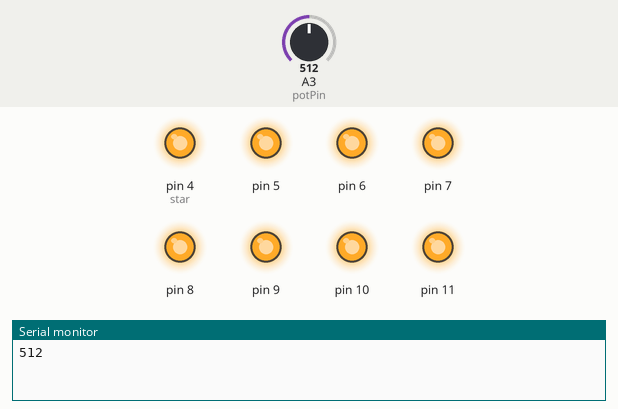
This sketch was run on a simulated Arduino Uno, built with avr-gcc and run on an emulated ATmega328P. Shown: output pins drawn as LEDs (lit = HIGH), the last lines printed to the serial monitor. Dashed ring = blinking. The test bench sets the inputs (shaded band); at power-on: A3 (potPin) = 512.

Above: at 0.1 s.
1.3 s: A3 (potPin) set to 323
At 2.04 s:
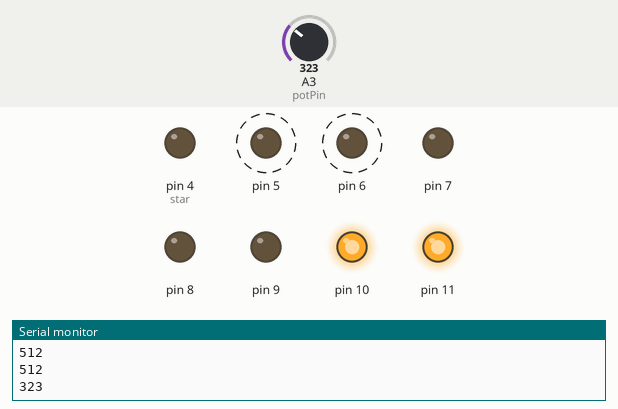
4.3 s: A3 (potPin) set to 301
7.3 s: A3 (potPin) set to 423
At 8.0 s:
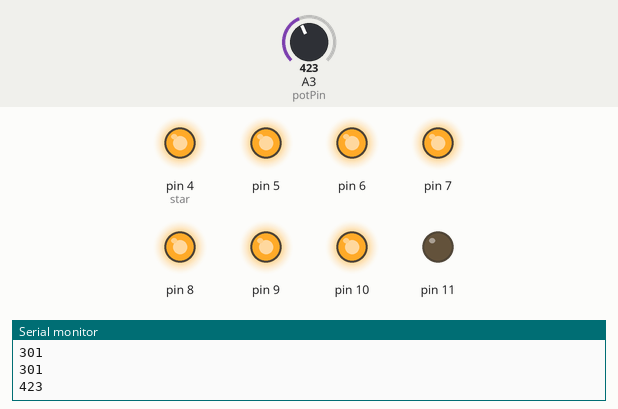
9.6 s: A3 (potPin) set to 453
12.6 s: A3 (potPin) set to 306
At 14.42 s:
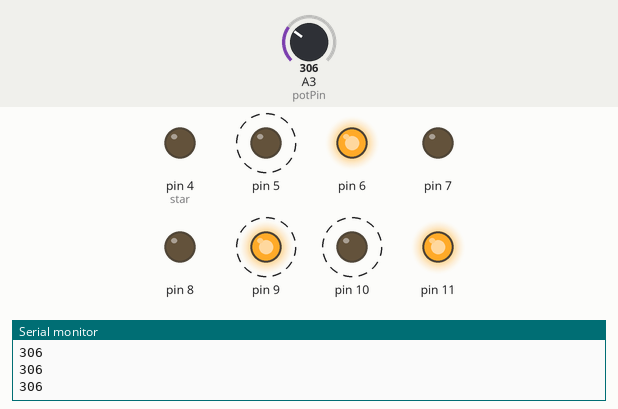
Timing chart, 0 to 16.6 s (numbered marks = the images above; inputs shaded):
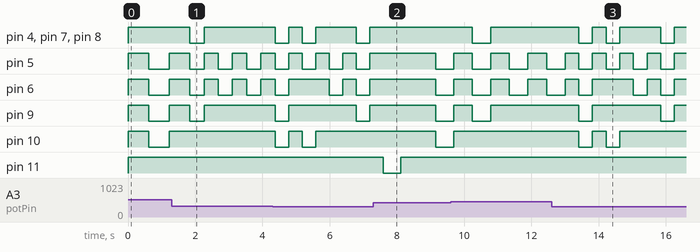

Measured:
- after the input at 1.3 s, pin 5, pin 6: alternates HIGH for 0.42 s and LOW for 0.42 s, starting after 0.96 s
- after the input at 7.3 s, pin 4 (star), pin 7, pin 8: stays HIGH (without the input it goes to LOW after 2.3 s)
- after the input at 12.6 s, pin 5: alternates HIGH for 0.41 s and LOW for 0.41 s, starting after 0.81 s; pin 10: alternates HIGH for 0.41 s and LOW for 0.41 s, 4 changes in all, then stays HIGH, starting after 0.81 s
- by itself, pin 9: alternates HIGH for 2.0 s and LOW for 0.41 s

The sketch:

ArduinoT3_40118210.ino
```cpp
int number[11][8]={{0,0,0,0,0,0,1,1},   // 0
                   {1,0,0,1,1,1,1,1},   // 1
                   {0,0,1,0,0,1,0,1},   // 2
                   {0,0,0,0,1,1,0,1},   // 3
                   {1,0,0,1,1,0,0,1},   // 4
                   {0,1,0,0,1,0,0,1},   // 5
                   {0,1,0,0,0,0,0,1},   // 6
                   {0,0,0,1,1,1,1,1},   // 7
                   {0,0,0,0,0,0,0,1},   // 8
                   {0,0,0,1,1,0,0,1},   // 9
                   {1,1,1,1,1,1,1,0}};  // cp
                 // a.b.c.d.e.f.g.cp     共陽極共同端接 +，輸出接地（亮）。
int potPin=3,t;                    // 宣告可變電阻所用的類比輸入腳位port3、t 為延遲時間。
void setup() {                     // 程式一開始的設置，只運行一次，可用來做初始值設定。
 for(int i=4;i<=11;i++)            // 從port4開始，直到第port11，一共8個port並設置成 output pin。
   pinMode(i,OUTPUT);
  Serial.begin(9600);               // 裝置發到另一裝置的位元率。
}
void loop() {                      // 無限循環的迴圈，void 為表示該功能預計將沒有訊息返回到它被調用的函數。
 show2();                          // 一開始先關閉燈號，把不該亮的都關掉。
 int id[9]={4,0,1,1,8,2,1,0,10};   // 顯示學號及小數點共有9個燈號。
 for(int i=0;i<=8;i++)             // 依序顯示燈號共9個。
 {
  show(id[i]);            // 依序顯示燈號，每顯示一號碼便延遲一段時間之後關燈。
  show2();                // 關閉燈號。
 }
}
void show(int n)// 顯示燈號，n為對應的號碼陣列縱向。
{
 int star=4,sensorValue = analogRead(potPin);  // star為port開始的順序此從開始、star為port開始的順序此從開始、讀取可變電阻讀值並且放到 sensorValue 變數裏。
 for(int i=0;i<=7;i++,star++)                  // i為二陣列橫向的順序同時也是顯示的個數。
 {
  digitalWrite(star,number[n][i]);             // 將對應的號碼依照七段顯示器腳位的亮或滅做顯示。
 }
 t=analogRead(potPin);                         // 讀取類比port3的可變電阻讀值並且放到 t 變數裡。
 Serial.println(sensorValue);                   // 讀取光敏電阻並輸出到 sensorValuet，監控。
 delay(t+100);                                 // 讓可變電阻也能控制亮的時間，延遲時間 t有可能為 0，所以必須要有最低底線才有延遲效果出現。
}
void show2()// 關閉燈。
{
 int sensorValue = analogRead(potPin);         // star為port開始的順序此從開始、讀取可變電阻讀值並且放到 sensorValue 變數裏。
 for(int i=4;i<=11;i++)                        // 7段顯示器共8個LED燈腳位，從port 4開始。
 {
  digitalWrite(i,HIGH);                        // 共陽極共同端接正，不同的接正極接地便無電位差此時為滅。
 }
 t=analogRead(potPin);                         // 讀取類比port3的可變電阻讀值並且放到 t 變數裡。
 Serial.println(sensorValue);                   // 讀取光敏電阻並輸出到 sensorValuet，監控。
 delay(t+100);                                 // 讓可變電阻也能控制亮的時間，延遲時間 t有可能為 0，所以必須要有最低底線才有延遲效果出現。
}
```
